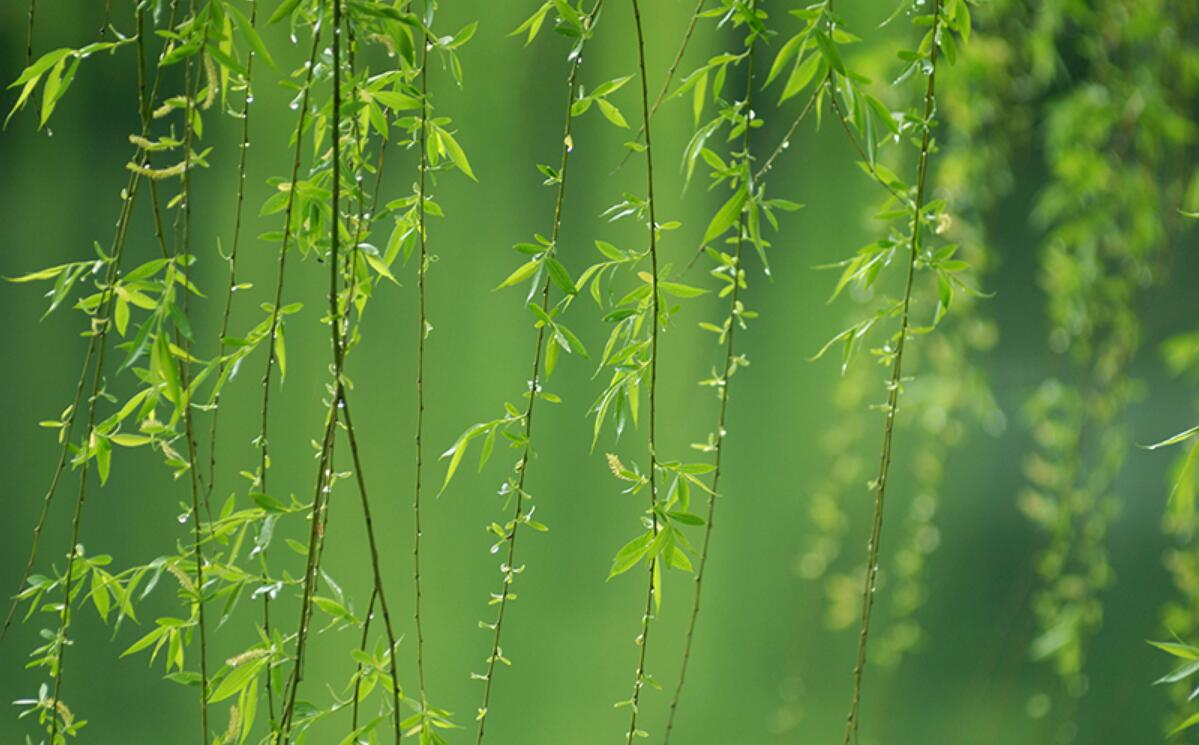
#> input picture pic_stealth/tree.jpg, 1199 x 745 px
$ python hide.py
#> lines starting #> are read from the running program, lines starting #| are printed output that depends on the picture; after the words box and inside, x2 and y2 are one past the last pixel; in counts of white or black regions, pixels touching at a corner belong together
# coding=utf-8
# @Time :2018/12/26 17:22

"""Python实现图像信息隐藏"""

import cv2
import numpy as np

source = cv2.imread('tree.jpg')
#> source is the input picture: shape (745, 1199, 3); mean B, G, R 55.9, 134.6, 91.7
h, w = source.shape[:2]
#> h = 745; w = 1199
message = 'Hello World!'
x, y = (180, 250)
color = [255, 255, 255]
cv2.putText(source, message, (x, y), cv2.QT_FONT_NORMAL, 3, color, thickness=5)
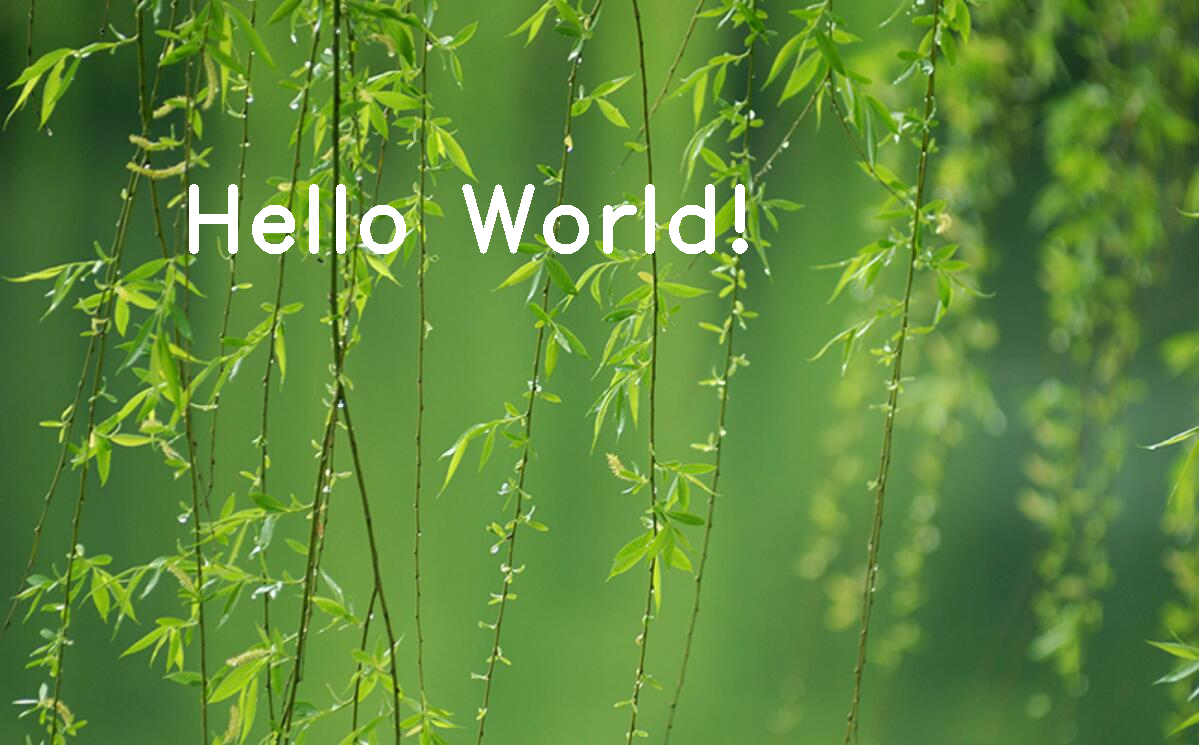
#> source: shape (745, 1199, 3); 1.39% of pixels changed, all inside (x1, y1, x2, y2) = (189, 184, 748, 254)
cv2.imwrite('new_tree.png', source)

source1 = cv2.imread('ship.jpg')
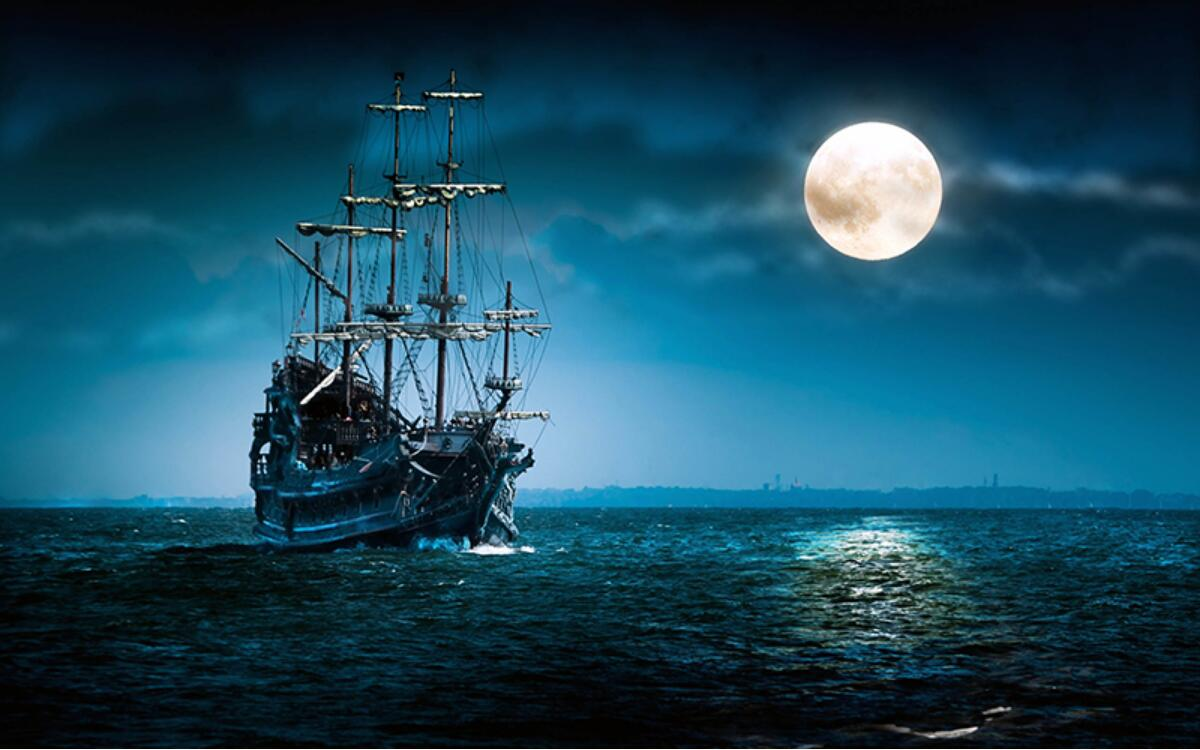
#> input picture pic_stealth/ship.jpg, 1200 x 750 px
#> source1 is the input picture: shape (750, 1200, 3); mean B, G, R 92, 72.6, 25.1
for i in range(h):
    for j in range(w):
        # 把整幅图的B通道全设置为偶数
        if source1[i, j, 0] % 2 == 1:
            source1[i, j, 0] -= 1
for i in range(h):
    for j in range(w):
        # 找出有文字的位置
        if list(source[i, j]) == color:
            source1[i, j, 0] += 1
#> source1: shape (750, 1200, 3); mean B, G, R 91.5, 72.6, 25.1
cv2.imwrite('hide.png', source1)

img = cv2.imread('hide.png')
h, w = img.shape[:2]
#> h = 750; w = 1200
# 新建一张图用来放解出来的信息
info = np.zeros((h, w, 3), np.uint8)
for i in range(h):
    for j in range(w):
        # 发现B通道为奇数则为信息的内容
        if img[i, j, 0] % 2 == 1:
            info[i, j, 0] = 255
            info[i, j, 1] = 255
            info[i, j, 2] = 255
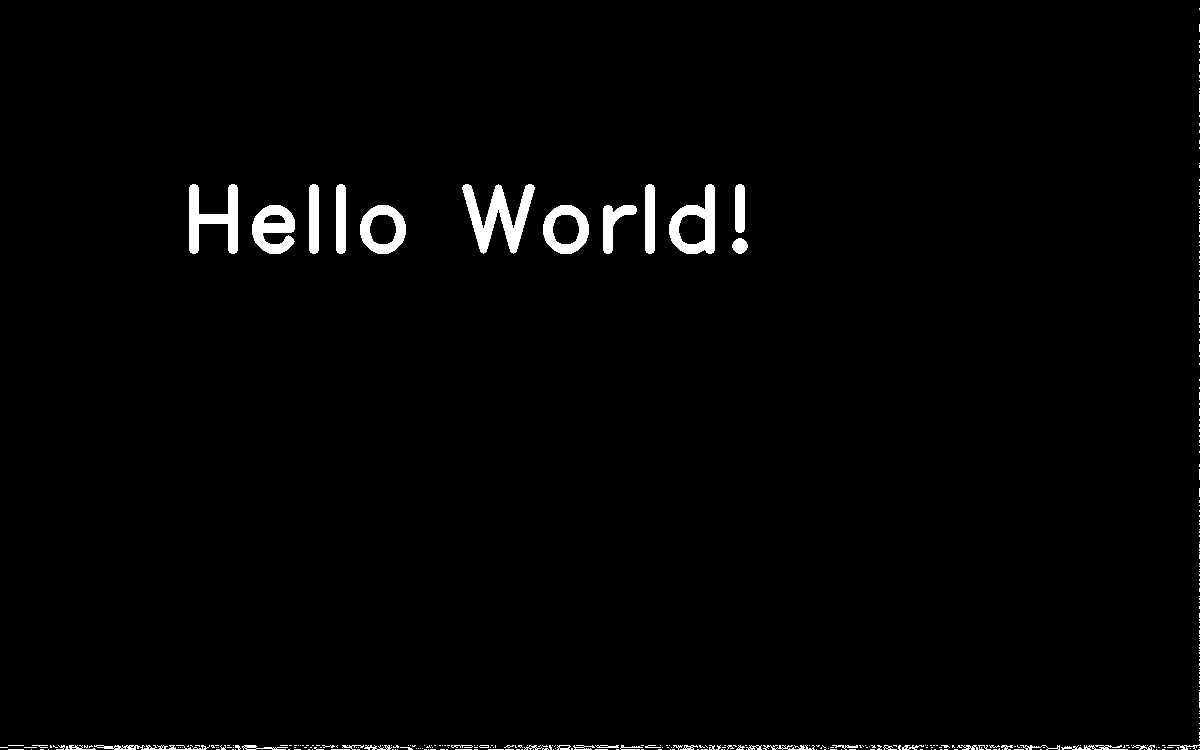
#> info: shape (750, 1200, 3); 1.7% white; 371 white regions (329 under 20 px), largest, box (x1, y1, x2, y2) and area: (462, 184, 535, 254) 2200, (189, 184, 238, 254) 1650, (669, 184, 715, 254) 1524
cv2.imwrite('info.png', info)
